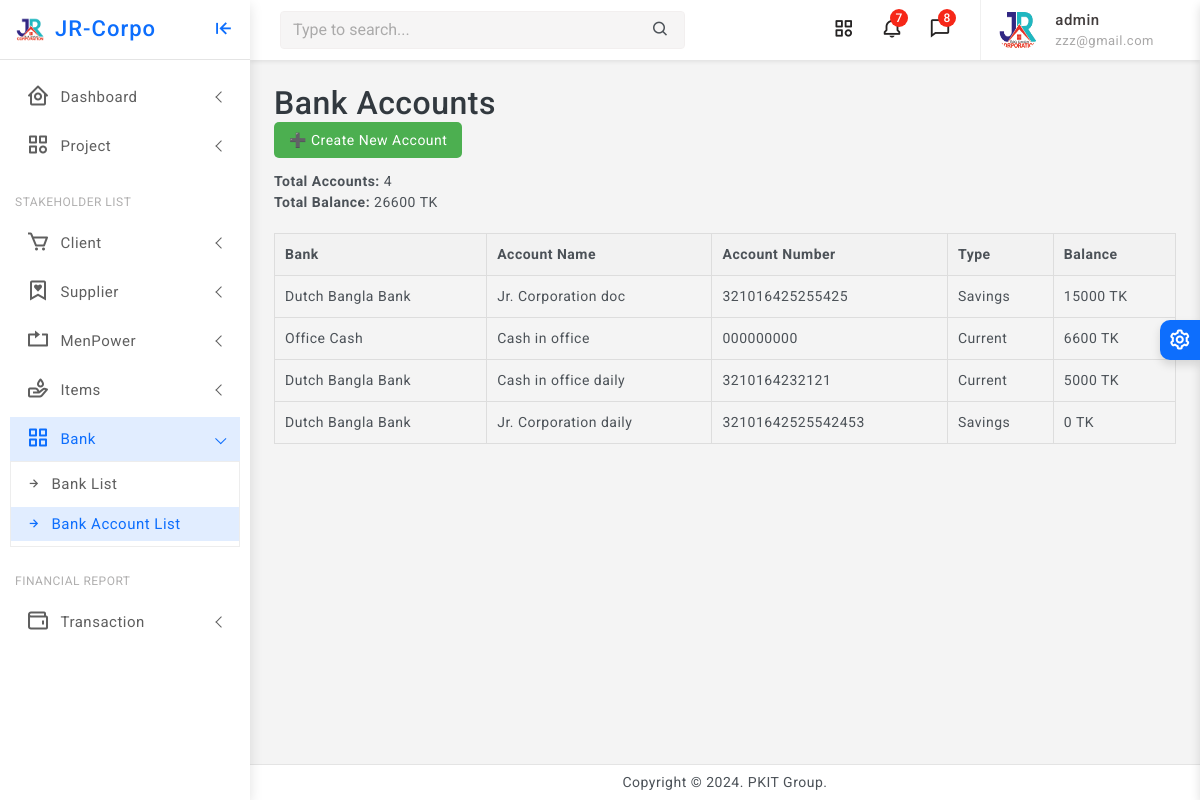
The app's page /bank/account/list/ (signed in), older data.
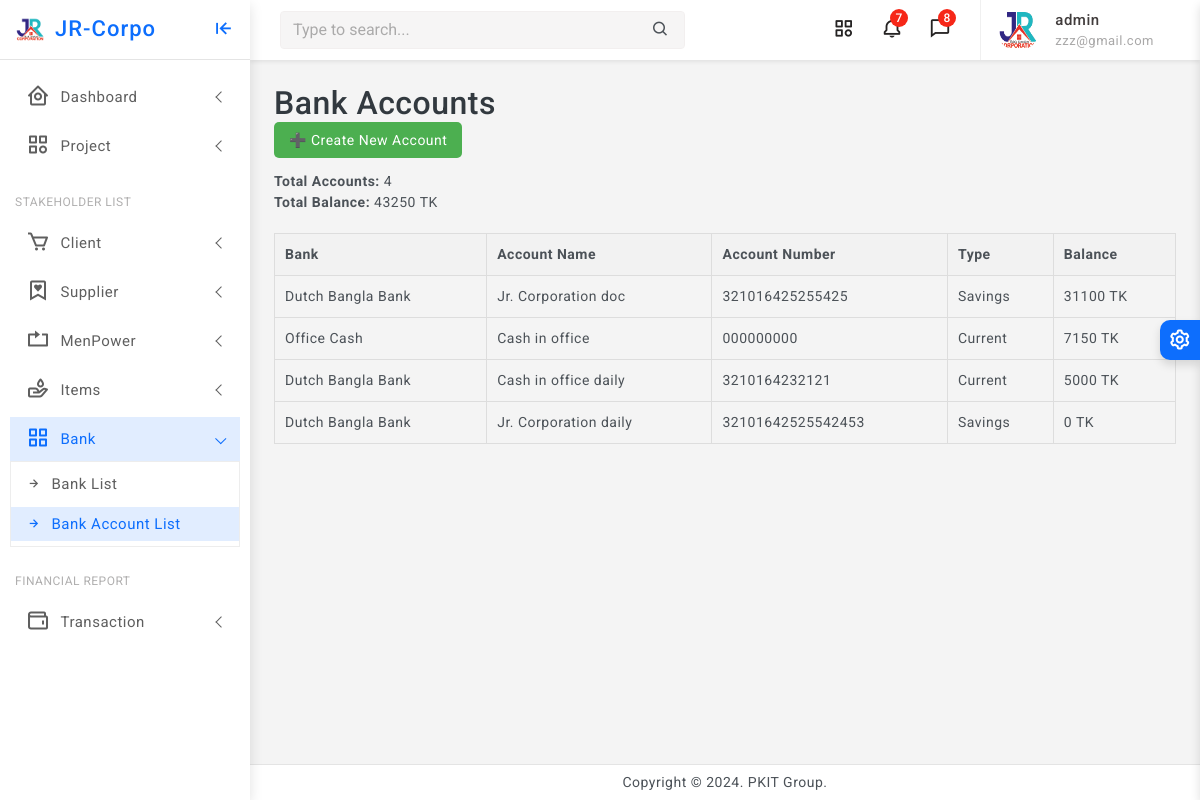
The same page, newer data.
### finance/models.py (models this page shows, shortened)
class BankAccount(models.Model):
    ACCOUNT_TYPES = [
        ('SAVINGS', 'Savings'),
        ('CURRENT', 'Current'),
        ('FIXED', 'Fixed Deposit'),
    ]
    bank = models.ForeignKey(Bank, on_delete=models.SET_NULL, null=True, blank=True, help_text="Select bank name")
    account_name = models.CharField(max_length=100, help_text="Account holder's name")
    account_number = models.CharField(max_length=50, unique=True)
    account_type = models.CharField(max_length=10, choices=ACCOUNT_TYPES, default='SAVINGS')
    balance = models.PositiveIntegerField(default=0)
    created_at = models.DateTimeField(auto_now_add=True)
    class Meta:
        verbose_name = "Bank Account"
        verbose_name_plural = "Bank Accounts"

class Bank(models.Model):
    name = models.CharField(max_length=100)

### finance/views.py (the view)
# urls.py: path('bank/account/list/', views.bank_accounts_list, name='bank_account_list'),
@staff_required
def bank_accounts_list(request):
    accounts = BankAccount.objects.all()
    total_balance = sum(account.balance for account in accounts)
    total_accounts = accounts.count()
    return render(request, 'bank/bank_account_list.html', {
        'accounts': accounts,
        'total_balance': total_balance,
        'total_accounts': total_accounts
    })

### finance/views.py (called while the page is built)
def staff_required(view_func):
    return user_passes_test(lambda u: u.is_authenticated and u.is_staff)(view_func)

### finance/templates/bank/bank_account_list.html (shortened to what this page needs)
{% extends 'partials/base0.html' %}
{% load static %}
{% block content %}
<h2>Bank Accounts</h2>
<div style="margin-bottom: 20px;">
    <a href="{% url 'bank_account_create' %}" style="background-color: #4CAF50; color: white; padding: 10px 15px; text-decoration: none; border-radius: 5px;">➕ Create New Account</a>
</div>
<div style="margin-bottom: 20px;">
    <strong>Total Accounts:</strong> {{ total_accounts }}<br>
    <strong>Total Balance:</strong> {{ total_balance }} TK
</div>
<table style="width: 100%; border-collapse: collapse; margin-bottom: 20px;">
    <thead>
        <tr style="background-color: #f2f2f2;">
            <th style="padding: 10px; border: 1px solid #ddd;">Bank</th>
            <th style="padding: 10px; border: 1px solid #ddd;">Account Name</th>
            <th style="padding: 10px; border: 1px solid #ddd;">Account Number</th>
            <th style="padding: 10px; border: 1px solid #ddd;">Type</th>
            <th style="padding: 10px; border: 1px solid #ddd;">Balance</th>
        </tr>
    </thead>
    <tbody>
        {% for account in accounts %}
        <tr>
            <td style="padding: 10px; border: 1px solid #ddd;">{{ account.bank.name }}</td>
            <td style="padding: 10px; border: 1px solid #ddd;">{{ account.account_name }}</td>
            <td style="padding: 10px; border: 1px solid #ddd;">{{ account.account_number }}</td>
            <td style="padding: 10px; border: 1px solid #ddd;">{{ account.get_account_type_display }}</td>
            <td style="padding: 10px; border: 1px solid #ddd;">{{ account.balance }} TK</td>
        </tr>
        {% empty %}
        <tr>
            <td colspan="6" style="padding: 10px; text-align: center;">No bank accounts found.</td>
        </tr>
        {% endfor %}
    </tbody>
</table>
{% endblock %}

Row changes from the older to the newer data that the page shows:
changed BankAccount "Jr. Corporation doc": balance "15000" → "31100"
changed BankAccount "Cash in office": balance "6600" → "7150"
Text that changed along with them:
{{ total_balance }}: "26600" → "43250"
